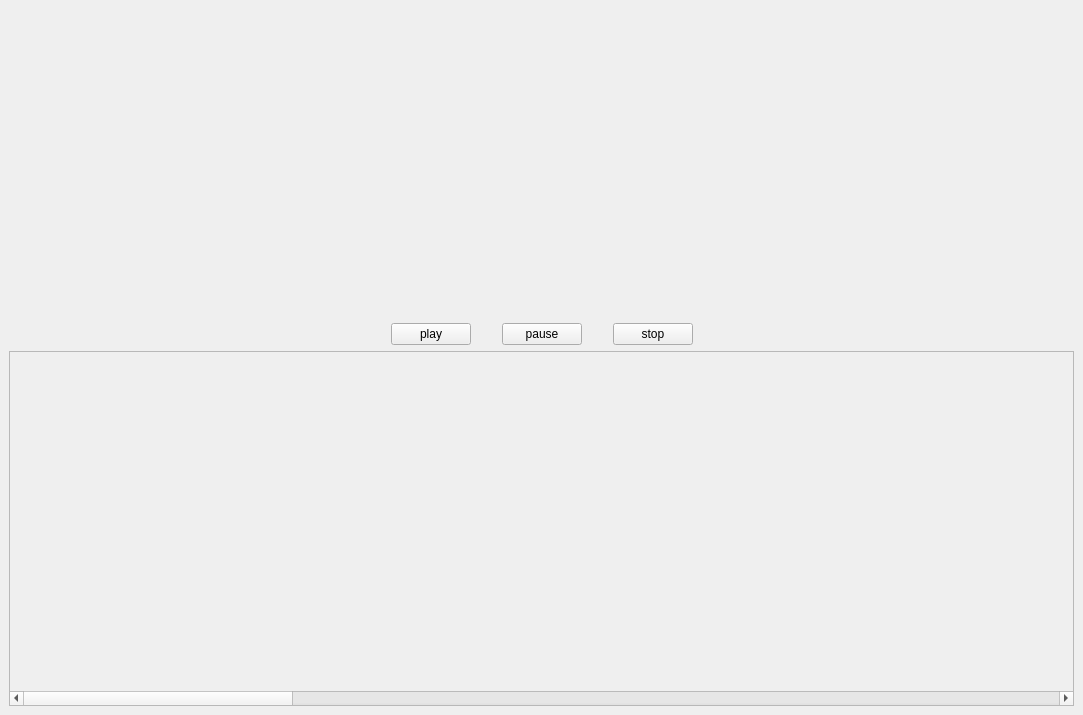
<?xml version="1.0" encoding="UTF-8"?>
<ui version="4.0">
 <class>MainWindow</class>
 <widget class="QMainWindow" name="MainWindow">
  <property name="geometry">
   <rect>
    <x>0</x>
    <y>0</y>
    <width>1083</width>
    <height>715</height>
   </rect>
  </property>
  <property name="minimumSize">
   <size>
    <width>0</width>
    <height>0</height>
   </size>
  </property>
  <property name="maximumSize">
   <size>
    <width>16777215</width>
    <height>16777215</height>
   </size>
  </property>
  <property name="windowTitle">
   <string>Video Player</string>
  </property>
  <widget class="QWidget" name="centralwidget">
   <layout class="QGridLayout" name="gridLayout_2">
    <item row="0" column="3">
     <spacer name="horizontalSpacer_2">
      <property name="orientation">
       <enum>Qt::Horizontal</enum>
      </property>
      <property name="sizeHint" stdset="0">
       <size>
        <width>40</width>
        <height>20</height>
       </size>
      </property>
     </spacer>
    </item>
    <item row="0" column="1">
     <spacer name="horizontalSpacer">
      <property name="orientation">
       <enum>Qt::Horizontal</enum>
      </property>
      <property name="sizeHint" stdset="0">
       <size>
        <width>40</width>
        <height>20</height>
       </size>
      </property>
     </spacer>
    </item>
    <item row="2" column="1">
     <spacer name="horizontalSpacer_3">
      <property name="orientation">
       <enum>Qt::Horizontal</enum>
      </property>
      <property name="sizeHint" stdset="0">
       <size>
        <width>40</width>
        <height>20</height>
       </size>
      </property>
     </spacer>
    </item>
    <item row="2" column="2">
     <layout class="QHBoxLayout" name="horizontalLayout_2">
      <item>
       <widget class="QPushButton" name="btn_start">
        <property name="maximumSize">
         <size>
          <width>80</width>
          <height>16777215</height>
         </size>
        </property>
        <property name="text">
         <string>play</string>
        </property>
       </widget>
      </item>
      <item>
       <widget class="QPushButton" name="btn_pause">
        <property name="maximumSize">
         <size>
          <width>80</width>
          <height>16777215</height>
         </size>
        </property>
        <property name="text">
         <string>pause</string>
        </property>
       </widget>
      </item>
      <item>
       <widget class="QPushButton" name="btn_stop">
        <property name="maximumSize">
         <size>
          <width>80</width>
          <height>16777215</height>
         </size>
        </property>
        <property name="text">
         <string>stop</string>
        </property>
       </widget>
      </item>
     </layout>
    </item>
    <item row="1" column="2">
     <widget class="QLabel" name="label_mp4">
      <property name="minimumSize">
       <size>
        <width>352</width>
        <height>288</height>
       </size>
      </property>
      <property name="maximumSize">
       <size>
        <width>352</width>
        <height>288</height>
       </size>
      </property>
      <property name="text">
       <string/>
      </property>
     </widget>
    </item>
    <item row="3" column="0" colspan="5">
     <widget class="QScrollArea" name="scrollArea">
      <property name="autoFillBackground">
       <bool>true</bool>
      </property>
      <property name="styleSheet">
       <string notr="true"/>
      </property>
      <property name="verticalScrollBarPolicy">
       <enum>Qt::ScrollBarAlwaysOff</enum>
      </property>
      <property name="horizontalScrollBarPolicy">
       <enum>Qt::ScrollBarAlwaysOn</enum>
      </property>
      <property name="widgetResizable">
       <bool>true</bool>
      </property>
      <widget class="QWidget" name="scrollAreaWidgetContents">
       <property name="geometry">
        <rect>
         <x>0</x>
         <y>0</y>
         <width>20768</width>
         <height>297</height>
        </rect>
       </property>
       <property name="minimumSize">
        <size>
         <width>20768</width>
         <height>288</height>
        </size>
       </property>
       <layout class="QGridLayout" name="gridLayout">
        <item row="0" column="0">
         <widget class="QLabel" name="label">
          <property name="styleSheet">
           <string notr="true"/>
          </property>
          <property name="text">
           <string/>
          </property>
         </widget>
        </item>
       </layout>
      </widget>
     </widget>
    </item>
   </layout>
  </widget>
  <widget class="QMenuBar" name="menubar">
   <property name="geometry">
    <rect>
     <x>0</x>
     <y>0</y>
     <width>1083</width>
     <height>22</height>
    </rect>
   </property>
  </widget>
 </widget>
 <resources/>
 <connections/>
</ui>
